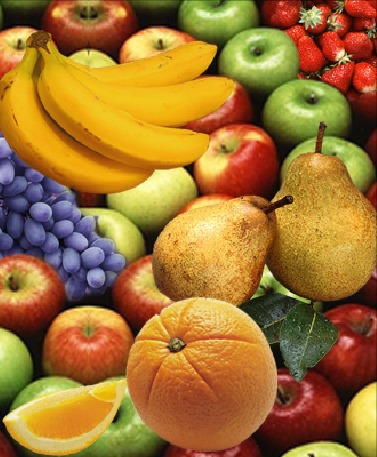
%> input picture asset/fark1.jpg, 377 x 457 px
$ octave resim_farki_emre_eski.m   (GNU Octave 9; MATLAB toolbox functions it lacks are replaced by stand-ins)
%> lines starting %> are read from the running program, lines starting %| are printed output that depends on the picture
rgb1 = imread('fark1.jpg');
%> rgb1 is the input picture: size 457x377x3 uint8; mean R, G, B 161.4, 116.1, 50.2
rgb2 = imread('fark2.jpg');
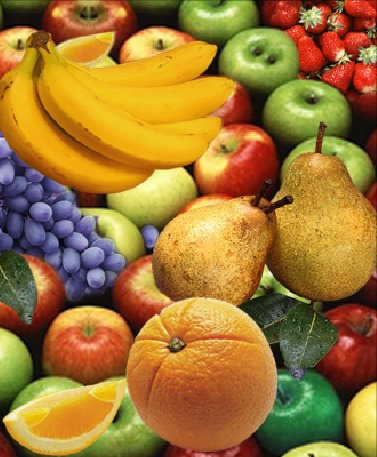
%> input picture asset/fark2.jpg, 377 x 457 px
%> rgb2 is the input picture: size 457x377x3 uint8; mean R, G, B 159.3, 119.2, 51.6

gray1 = rgb2gray(rgb1);
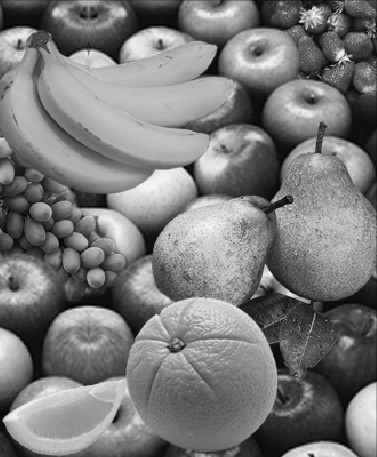
%> gray1: size 457x377 uint8; min 1, max 250, mean 122.1
gray2 = rgb2gray(rgb2);
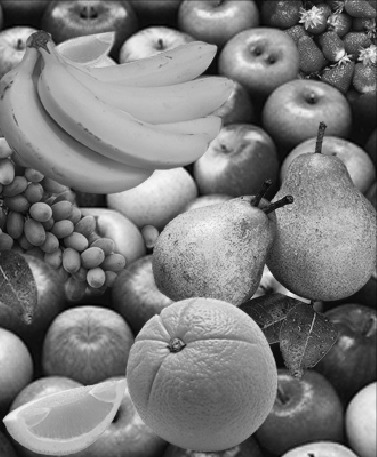
%> gray2: size 457x377 uint8; min 1, max 250, mean 123.5

sonuc = abs(gray1 - gray2);
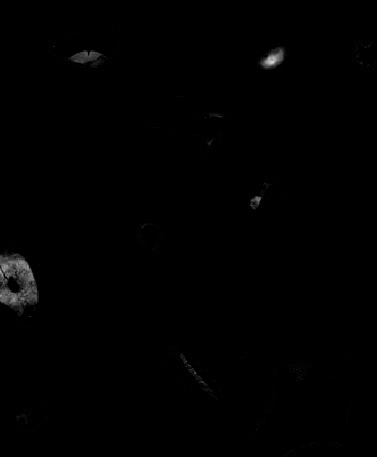
%> sonuc: size 457x377 uint8; min 0, max 216, mean 1.1

subplot(1, 3, 1), imshow(rgb1);
subplot(1, 3, 2), imshow(rgb2);
subplot(1, 3, 3), imshow(sonuc);
